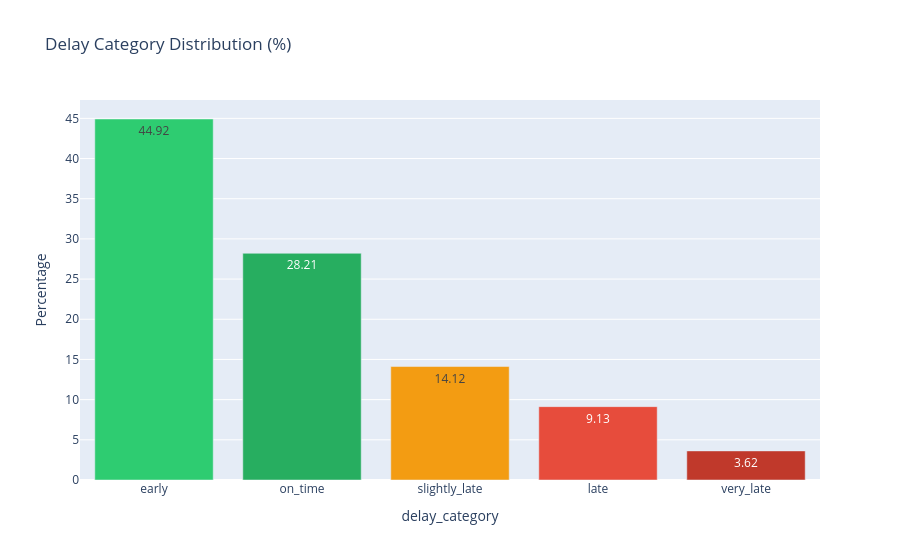

Write notebook code for a chart like this one.
### Code cell
category_counts = query("""
    SELECT 
        delay_category,
        count(*) as count,
        round(100.0 * count(*) / sum(count(*)) over(), 2) as pct
    FROM intermediate.int_scheduled_vs_actual
    WHERE delay_seconds IS NOT NULL
    GROUP BY delay_category
    ORDER BY 
        CASE delay_category
            WHEN 'early' THEN 1
            WHEN 'on_time' THEN 2
            WHEN 'slightly_late' THEN 3
            WHEN 'late' THEN 4
            WHEN 'very_late' THEN 5
        END
""").to_pandas()

print("Delay Category Distribution:")
print(category_counts)

fig = px.bar(
    category_counts,
    x="delay_category",
    y="pct",
    text="pct",
    title="Delay Category Distribution (%)",
    color="delay_category",
    color_discrete_map={
        "early": "#2ecc71",
        "on_time": "#27ae60",
        "slightly_late": "#f39c12",
        "late": "#e74c3c",
        "very_late": "#c0392b",
    },
)
fig.update_layout(showlegend=False, yaxis_title="Percentage")
fig.show()

### Figure 1 — Plotly figure (JSON) as saved in the notebook; plotly's stock layout.template omitted (floating-point values rounded to 4 significant figures)
{"data": [{"hovertemplate": "delay_category=%{x}<br>pct=%{text}<extra></extra>", "legendgroup": "early", "marker": {"color": "#2ecc71", "pattern": {"shape": ""}}, "name": "early", "orientation": "v", "showlegend": true, "text": [44.92], "textposition": "auto", "type": "bar", "x": ["early"], "xaxis": "x", "y": [44.92], "yaxis": "y"}, {"hovertemplate": "delay_category=%{x}<br>pct=%{text}<extra></extra>", "legendgroup": "on_time", "marker": {"color": "#27ae60", "pattern": {"shape": ""}}, "name": "on_time", "orientation": "v", "showlegend": true, "text": [28.21], "textposition": "auto", "type": "bar", "x": ["on_time"], "xaxis": "x", "y": [28.21], "yaxis": "y"}, {"hovertemplate": "delay_category=%{x}<br>pct=%{text}<extra></extra>", "legendgroup": "slightly_late", "marker": {"color": "#f39c12", "pattern": {"shape": ""}}, "name": "slightly_late", "orientation": "v", "showlegend": true, "text": [14.12], "textposition": "auto", "type": "bar", "x": ["slightly_late"], "xaxis": "x", "y": [14.12], "yaxis": "y"}, {"hovertemplate": "delay_category=%{x}<br>pct=%{text}<extra></extra>", "legendgroup": "late", "marker": {"color": "#e74c3c", "pattern": {"shape": ""}}, "name": "late", "orientation": "v", "showlegend": true, "text": [9.13], "textposition": "auto", "type": "bar", "x": ["late"], "xaxis": "x", "y": [9.13], "yaxis": "y"}, {"hovertemplate": "delay_category=%{x}<br>pct=%{text}<extra></extra>", "legendgroup": "very_late", "marker": {"color": "#c0392b", "pattern": {"shape": ""}}, "name": "very_late", "orientation": "v", "showlegend": true, "text": [3.62], "textposition": "auto", "type": "bar", "x": ["very_late"], "xaxis": "x", "y": [3.62], "yaxis": "y"}], "layout": {"barmode": "relative", "legend": {"title": {"text": "delay_category"}, "tracegroupgap": 0}, "showlegend": false, "title": {"text": "Delay Category Distribution (%)"}, "xaxis": {"anchor": "y", "categoryarray": ["early", "on_time", "slightly_late", "late", "very_late"], "categoryorder": "array", "domain": [0, 1], "title": {"text": "delay_category"}}, "yaxis": {"anchor": "x", "domain": [0, 1], "title": {"text": "Percentage"}}}}
